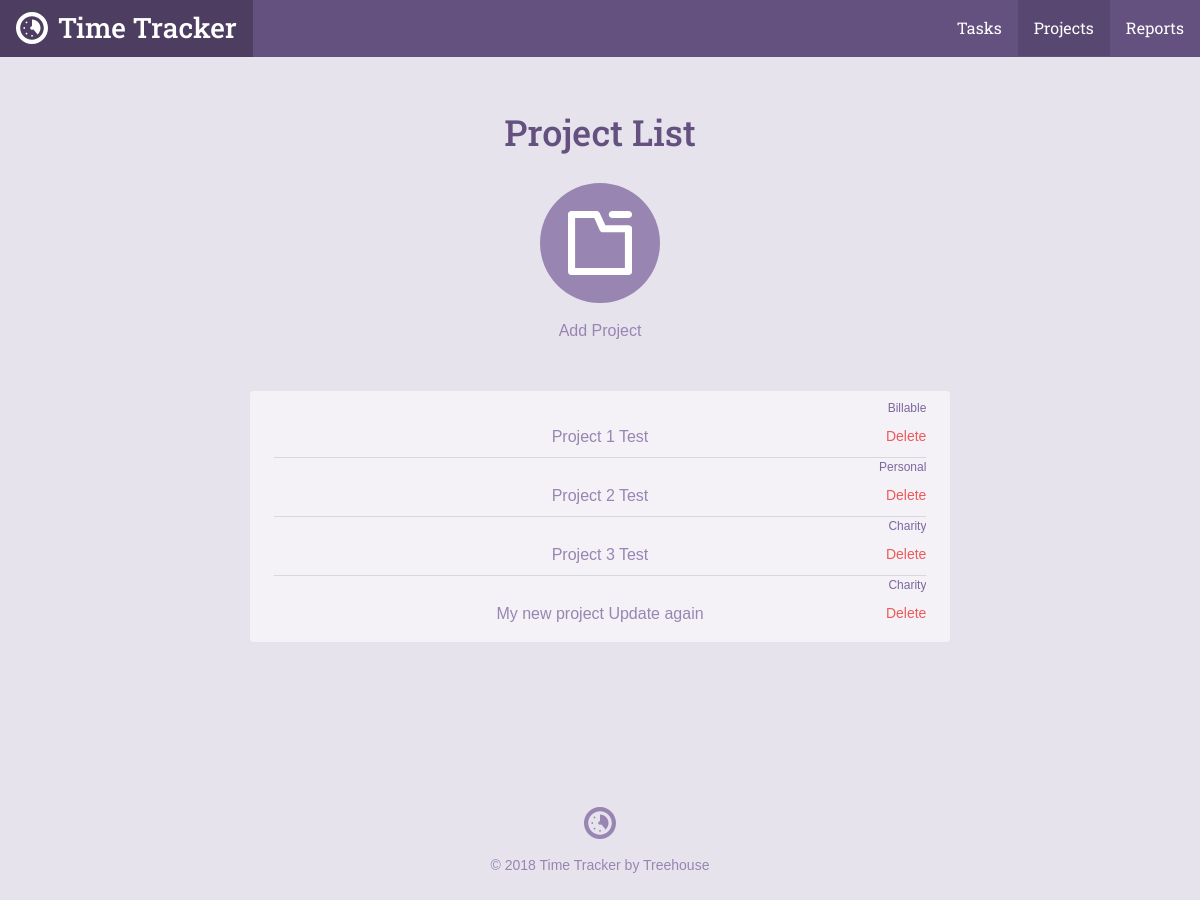
Page /project_list.php on the earlier database version.
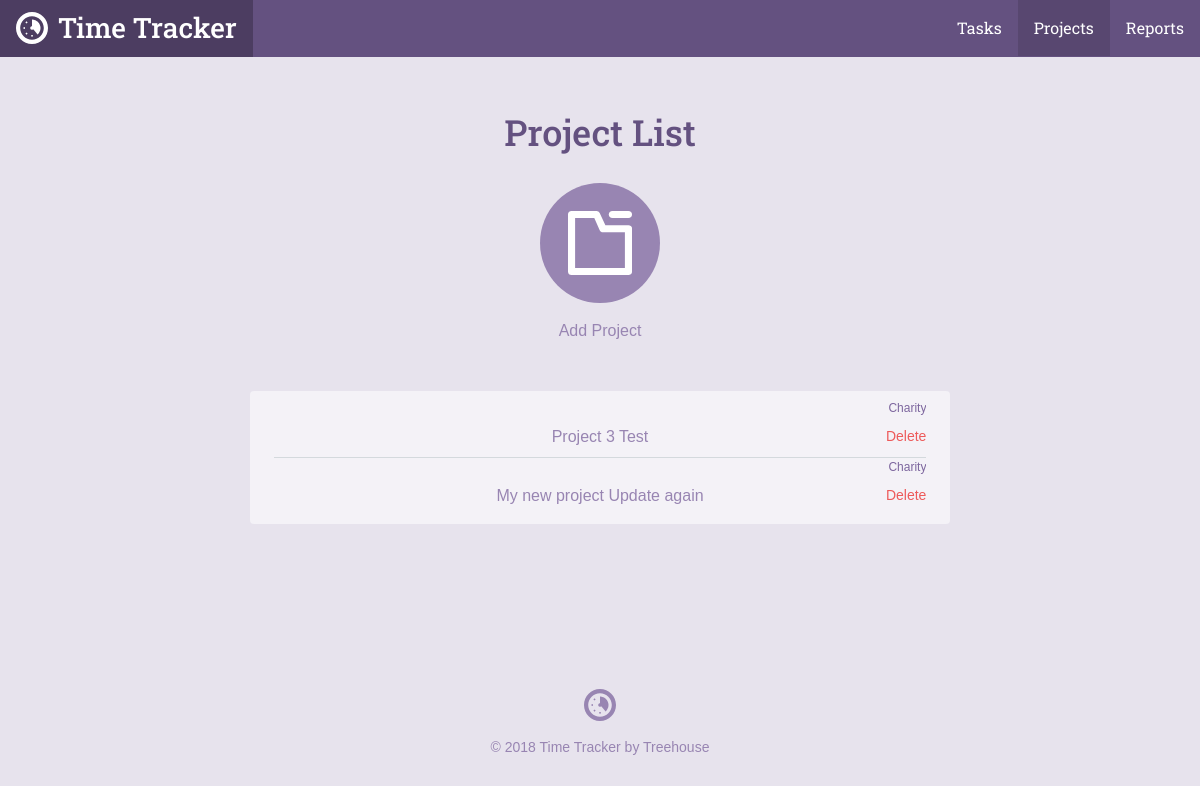
Same page on the later database version.
### tables this page shows
CREATE TABLE `projects` (
	`project_id`	INTEGER PRIMARY KEY AUTOINCREMENT,
	`title`	TEXT NOT NULL,
	`category`	TEXT NOT NULL
);

### inc/functions.php (called while the page is built, shortened)
<?php
function get_project_list() {
  include 'connection.php';
  try {
    return $db -> query('SELECT project_id, title, category FROM projects');
  } catch (Exception $e) {
    echo 'Error: ' . $e -> getMessage() . '<br />';
    return array();
  }
}

### project_list.php (the view, shortened to what this page needs)
<?php
require 'inc/functions.php';
$page = "projects";
include 'inc/header.php';
?>
<div class="section catalog random">
    <div class="col-container page-container">
        <div class="col col-70-md col-60-lg col-center">
            <h1 class="actions-header">Project List</h1>
            <div class="actions-item">
                <a class="actions-link" href="project.php">
                <span class="actions-icon">
                  <svg viewbox="0 0 64 64"><use xlink:href="#project_icon"></use></svg>
                </span>
                Add Project
                </a>
            </div>
            <div class="form-container">
                <ul class="items">
                    <?php
                    foreach(get_project_list() as $item) {
                        echo "<p style='text-align: right; font-size: 12px'>" . $item['category'] . "</p>";
                        echo "<li style='text-align: center;'><a href='project.php?id=" . $item['project_id'] . "'>" . $item['title'] . "</a>\n";
                        echo "<form method='post' action='project_list.php'>\n";
                        echo "<input type='submit' class='button--delete' value='Delete'>\n";
                        echo "</form>\n";
                        echo "</li>";
                    }
                    ?>
                </ul>
            </div>
        </div>
    </div>
</div>
<?php include("inc/footer.php"); ?>

### inc/header.php (shortened to what this page needs)
<html>
<head>
	<link rel="stylesheet" href="css/style.css" type="text/css">
</head>
<body>
	<header class="header">
    <div class="col-container">
  		<h1>
        <a class="logo" href="./">
          <svg viewbox="0 0 64 64" class="logo-icon"><use xlink:href="#logo_icon"></use></svg>
          <span class="logo-name">Time Tracker</span>
        </a>
      </h1>
  		<ul class="nav">
        <li class="nav-item tasks<?php if ($page == "tasks") { echo " on"; } ?>"><a class="nav-link" href="task_list.php">Tasks</a></li>
        <li class="nav-item projects<?php if ($page == "projects") { echo " on"; } ?>"><a class="nav-link" href="project_list.php">Projects</a></li>
        <li class="nav-item reports<?php if ($page == "reports") { echo " on"; } ?>"><a class="nav-link" href="reports.php">Reports</a></li>
      </ul>
    </div>
  </header>
	<div id="content">

### inc/footer.php
</div>
	<footer class="footer">
    <div class="col-container">
      <svg viewbox="0 0 64 64" class="logo-icon"><use xlink:href="#logo_icon"></use></svg>
  		<p class="footer-copy">&copy; <?php echo date("Y"); ?> Time Tracker by Treehouse</p>
    </div>
	</footer>
</body>
</html>

Differences in the rows shown:
removed projects: category "Billable", title "Project 1 Test"
removed projects: category "Personal", title "Project 2 Test"
